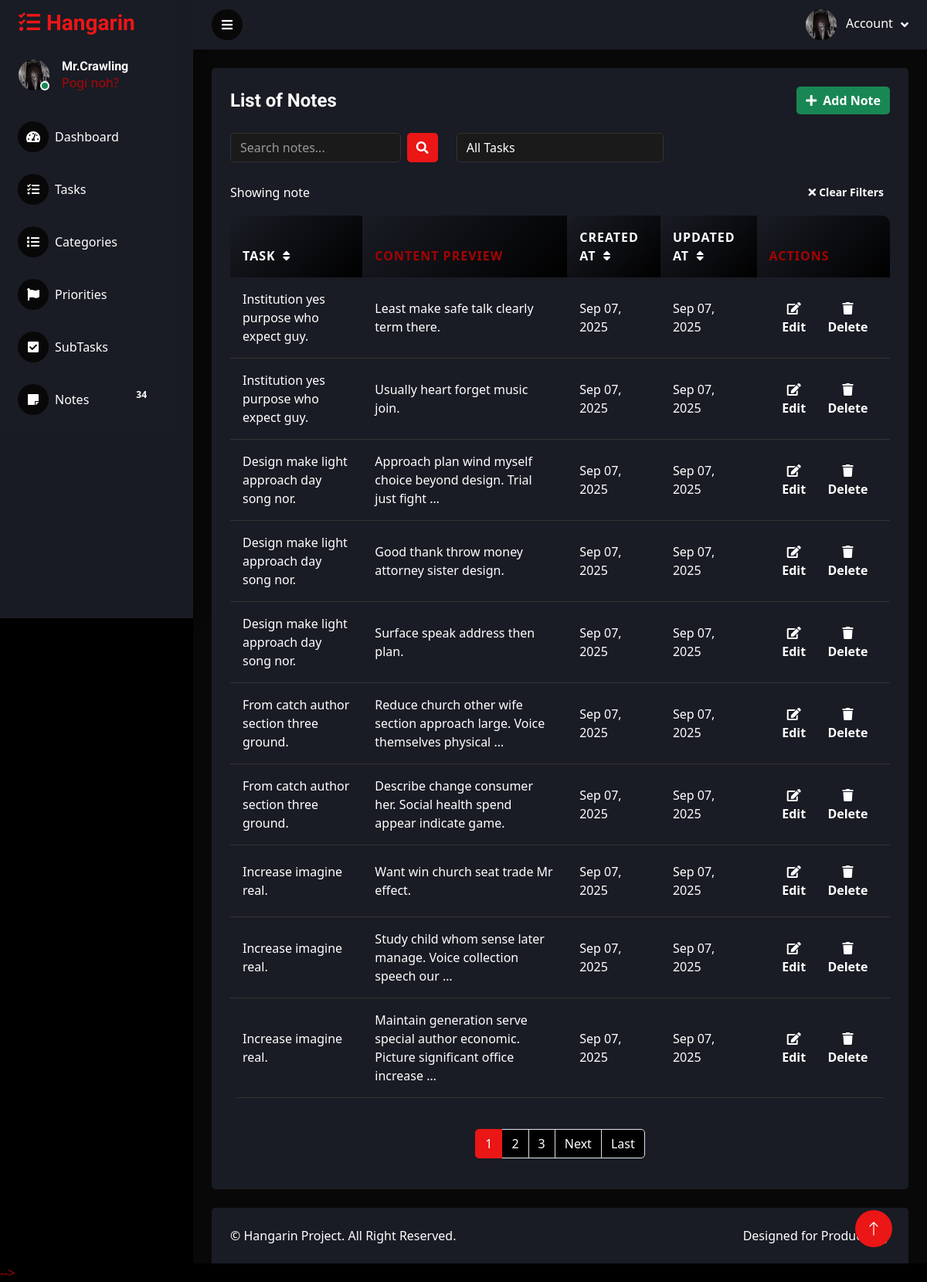
The app's page /notes/ with its own data.
### tasks/models.py (models this page shows, shortened)
class BaseModel(models.Model):
    created_at = models.DateTimeField(auto_now_add=True)
    updated_at = models.DateTimeField(auto_now=True)
    class Meta:
        abstract = True

class Note(BaseModel):
    task = models.ForeignKey(Task, on_delete=models.CASCADE, related_name='notes')
    content = models.TextField()
    class Meta:
        ordering = ['-created_at']

class Task(BaseModel):
    STATUS_CHOICES = [
        ("Pending", "Pending"),
        ("In Progress", "In Progress"),
        ("Completed", "Completed"),
    ]
    title = models.CharField(max_length=200)
    description = models.TextField(blank=True)
    status = models.CharField(
        max_length=50,
        choices=STATUS_CHOICES,
        default="Pending"
    )
    deadline = models.DateTimeField(null=True, blank=True)
    priority = models.ForeignKey(Priority, on_delete=models.CASCADE)
    category = models.ForeignKey(Category, on_delete=models.CASCADE)
    class Meta:
        ordering = ['-created_at']

### tasks/views.py (the view)
# urls.py: path('notes/', NoteListView.as_view(), name='note-list'),
class NoteListView(ListView):
    model = Note
    context_object_name = 'notes'
    template_name = 'note_list.html'
    paginate_by = 10
    def get_queryset(self):
        queryset = super().get_queryset()
        search_query = self.request.GET.get('q', '')
        task_filter = self.request.GET.get('task', '')
        if search_query:
            queryset = queryset.filter(
                Q(content__icontains=search_query) |
                Q(task__title__icontains=search_query)
            )
        if task_filter:
            queryset = queryset.filter(task_id=task_filter)
        return queryset
    def get_context_data(self, **kwargs):
        context = super().get_context_data(**kwargs)
        context['current_search'] = self.request.GET.get('q', '')
        context['current_task'] = self.request.GET.get('task', '')
        context['tasks_list'] = Task.objects.all().order_by('title')
        context['note_count'] = Note.objects.count()
        return context

### templates/note_list.html (shortened to what this page needs)
{% extends 'base.html' %}
{% load static %}
{% block content %}
<div class="container-fluid pt-4 px-4">
    <div class="row g-4">
        <div class="col-12">
            <div class="bg-secondary rounded h-100 p-4">
                <div class="d-flex align-items-center justify-content-between mb-4">
                    <h4 class="mb-0">List of Notes</h4>
                    <a href="{% url 'note-add' %}" class="btn btn-success"><i class="fa fa-plus me-2"></i>Add Note</a>
                </div>
                <div class="row mb-4">
                    <div class="col-md-4">
                        <form method="get" class="d-flex">
                            <input class="form-control bg-dark border-0 me-2"
                                   type="search"
                                   name="q"
                                   placeholder="Search notes..."
                                   aria-label="Search"
                                   value="{{ current_search }}">
                            <button class="btn btn-primary" type="submit">
                                <i class="fas fa-search"></i>
                            </button>
                        </form>
                    </div>
                    <div class="col-md-4">
                        <form method="get" id="taskFilterForm">
                            <select class="form-select bg-dark border-0" name="task" onchange="this.form.submit()">
                                <option value="">All Tasks</option>
                            </select>
                        </form>
                    </div>
                </div>
                <div class="row mb-3">
                    <div class="col-12">
                        <div class="d-flex justify-content-between align-items-center">
                            <div>
                                <span class="text-muted">
                                    Showing {{ notes.paginator.count }} note{{ notes.paginator.count|pluralize }}
                                </span>
                            </div>
                            {% if current_search or current_task or current_sort != '-created_at' %}
                            <div>
                                <a href="{% url 'note-list' %}" class="btn btn-sm btn-outline-light">
                                    <i class="fas fa-times me-1"></i>Clear Filters
                                </a>
                            </div>
                            {% endif %}
                        </div>
                    </div>
                </div>
                <div class="table-responsive">
                    <table class="table table-hover">
                        <thead>
                            <tr>
                                <th scope="col">
                                    <a href="?sort_by={% if current_sort == 'task__title' %}-task__title{% else %}task__title{% endif %}"
                                       class="text-decoration-none text-white">
                                        Task
                                        {% if current_sort == 'task__title' %}<i class="fas fa-sort-up ms-1"></i>
                                        {% elif current_sort == '-task__title' %}<i class="fas fa-sort-down ms-1"></i>
                                        {% else %}<i class="fas fa-sort ms-1"></i>{% endif %}
                                    </a>
                                </th>
                                <th scope="col">Content Preview</th>
                                <th scope="col">
                                    <a href="?sort_by={% if current_sort == 'created_at' %}-created_at{% else %}created_at{% endif %}"
                                       class="text-decoration-none text-white">
                                        Created At
                                        {% if current_sort == 'created_at' %}<i class="fas fa-sort-up ms-1"></i>
                                        {% elif current_sort == '-created_at' %}<i class="fas fa-sort-down ms-1"></i>
                                        {% else %}<i class="fas fa-sort ms-1"></i>{% endif %}
                                    </a>
                                </th>
                                <th scope="col">
                                    <a href="?sort_by={% if current_sort == 'updated_at' %}-updated_at{% else %}updated_at{% endif %}"
                                       class="text-decoration-none text-white">
                                        Updated At
                                        {% if current_sort == 'updated_at' %}<i class="fas fa-sort-up ms-1"></i>
                                        {% elif current_sort == '-updated_at' %}<i class="fas fa-sort-down ms-1"></i>
                                        {% else %}<i class="fas fa-sort ms-1"></i>{% endif %}
                                    </a>
                                </th>
                                <th scope="col">Actions</th>
                            </tr>
                        </thead>
                        <tbody>
                            {% for note in notes %}
                            <tr>
                                <td>{{ note.task.title }}</td>
                                <td>{{ note.content|truncatewords:10 }}</td>
                                <td>{{ note.created_at|date:"M d, Y" }}</td>
                                <td>{{ note.updated_at|date:"M d, Y" }}</td>
                                <td>
                                    <div class="btn-group">
                                        <a href="{% url 'note-update' note.id %}" class="btn btn-edit btn-edit-icon btn-edit-sm">
                                            <i class="fas fa-edit"></i> Edit
                                        </a>
                                        <a href="{% url 'note-delete' note.id %}" class="btn btn-delete btn-delete-icon btn-delete-sm">
                                            <i class="fas fa-trash"></i> Delete
                                        </a>
                                    </div>
                                </td>
                            </tr>
                            {% empty %}
                            <tr>
                                <td colspan="5" class="text-center">No notes found.</td>
                            </tr>
                            {% endfor %}
                        </tbody>
                    </table>
                </div>
                {% include 'includes/pagination.html' %}
            </div>
        </div>
    </div>
</div>
{% endblock %}

### static/css/style.css (style rules this page uses)
:root { --primary: #a40303; --secondary: #191C24; --light: #0ed5fdc6; --dark: #090808; --success: #1ae0e0; --info: #3b82f6; --warning: #f59e0b; --danger: #ef4444; }
.btn { transition: .5s; border: none; font-weight: 600; }
.content * { color: #ffffff !important; }
.content h1, .content h2, .content h3, .content h4, .content h5, .content h6, .content p, .content span, .content div, .content li, .content td, .content th, .content label, .content small { color: #ffffff !important; }
.table { color: #ffffff !important; border-radius: 10px; overflow: hidden; }
.table thead th { background: linear-gradient(135deg, var(--secondary), #000); border: none; color: var(--primary) !important; font-weight: 600; padding: 1rem; text-transform: uppercase; letter-spacing: 1px; }
.table tbody tr { transition: all 0.3s ease; color: #ffffff !important; }
.table tbody td { padding: 1rem; border-color: #333; vertical-align: middle; color: #ffffff !important; }
body { background-size: cover; color: #b20404 !important; font-family: 'Segoe UI', Tahoma, Geneva, Verdana, sans-serif; }
.text-muted { color: #cccccc !important; }
.form-control, .form-select { color: #ffffff !important; background: #1a1a1a !important; border: 1px solid #333 !important; }
.form-control::placeholder { color: #999999 !important; }

### records on screen
Note: task "Institution yes purpose who expect guy.", content "Least make safe talk clearly term there.", created_at "Sep 07, 2025", updated_at "Sep 07, 2025"
Note: task "Institution yes purpose who expect guy.", content "Usually heart forget music join.", created_at "Sep 07, 2025", updated_at "Sep 07, 2025"
Note: task "Design make light approach day song nor.", content "Approach plan wind myself choice beyond design. Trial just fight …", created_at "Sep 07, 2025", updated_at "Sep 07, 2025"
Note: task "Design make light approach day song nor.", content "Good thank throw money attorney sister design.", created_at "Sep 07, 2025", updated_at "Sep 07, 2025"
Note: task "Design make light approach day song nor.", content "Surface speak address then plan.", created_at "Sep 07, 2025", updated_at "Sep 07, 2025"
Note: task "From catch author section three ground.", content "Reduce church other wife section approach large. Voice themselves physical …", created_at "Sep 07, 2025", updated_at "Sep 07, 2025"
Note: task "From catch author section three ground.", content "Describe change consumer her. Social health spend appear indicate game.", created_at "Sep 07, 2025", updated_at "Sep 07, 2025"
Note: task "Increase imagine real.", content "Want win church seat trade Mr effect.", created_at "Sep 07, 2025", updated_at "Sep 07, 2025"
Note: task "Increase imagine real.", content "Study child whom sense later manage. Voice collection speech our …", created_at "Sep 07, 2025", updated_at "Sep 07, 2025"
Note: task "Increase imagine real.", content "Maintain generation serve special author economic. Picture significant office increase …", created_at "Sep 07, 2025", updated_at "Sep 07, 2025"

### other values on screen
{{ note_count }} "34"
{{ num }} "1"
{{ num }} "2" "3"
